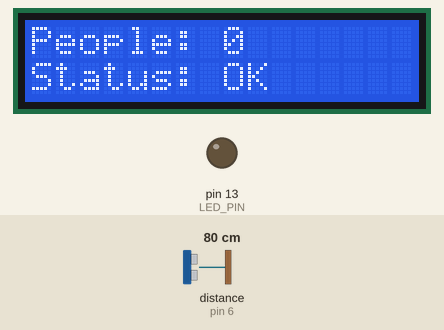
A sketch run on a simulated Arduino Uno, built with avr-gcc and run on an emulated ATmega328P. On the bench: 16×2 character LCD, output pins drawn as LEDs (lit = HIGH). Wiring (inferred from the names in the program): ultrasonic range finder: trigger pin 7; echo pin 6. The inputs (shaded band) are chosen by the test bench; at power-on: distance to the obstacle (sensor on pin 6) 80 cm. The echo pulse lasts 58.3 µs per cm; pins used as bus, display or sensor lines are not drawn; what the sketch prints to the serial monitor is not drawn.

Above: at 1.2 s.
1.3 s: distance to the obstacle (sensor on pin 6) set to 60 cm
At 3.1 s:
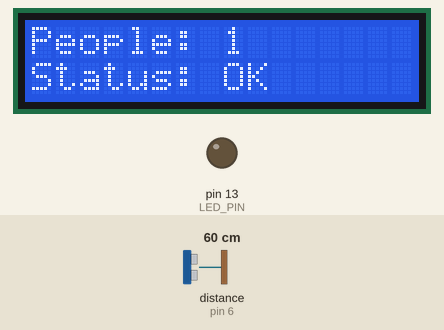
3.6 s: distance to the obstacle (sensor on pin 6) set to 2 cm
Timing chart, 0 to 6.6 s (numbered marks = the images above; inputs shaded):
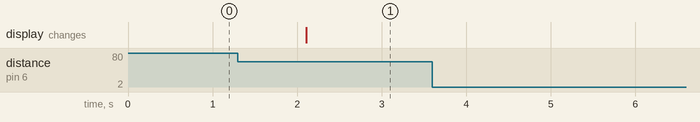

Measured:
- after the input at 1.3 s, the display: changes after 0.81 s (image 1)
- after the input at 3.6 s, every drawn part: stays the same

The sketch:

________Arduino_counter.ino
```cpp
 #include <Wire.h>
#include <LiquidCrystal_I2C.h>

#define TRIG_PIN 7
#define ECHO_PIN 6
#define LED_PIN 13

const int thresholdDistance = 60; // in cm
const unsigned long detectionCooldown = 2000;

int peopleCount = 0;
bool personDetected = false;
unsigned long lastDetectionTime = 0;

LiquidCrystal_I2C lcd(0x27, 16, 2); // Address may vary: 0x27 or 0x3F

void setup() {
  pinMode(TRIG_PIN, OUTPUT);
  pinMode(ECHO_PIN, INPUT);
  pinMode(LED_PIN, OUTPUT);

  Serial.begin(9600);
  lcd.init();
  lcd.backlight();

  lcd.setCursor(0, 0);
  lcd.print("People: 0");
  lcd.setCursor(0, 1);
  lcd.print("Status: OK");
}

long getDistance() {
  digitalWrite(TRIG_PIN, LOW);
  delayMicroseconds(2);
  digitalWrite(TRIG_PIN, HIGH);
  delayMicroseconds(10);
  digitalWrite(TRIG_PIN, LOW);
  long duration = pulseIn(ECHO_PIN, HIGH);
  return duration * 0.034 / 2;
}

void updateLCD() {
  lcd.setCursor(0, 0);
  lcd.print("People: ");
  lcd.print(peopleCount);
  lcd.print("   "); // clear old digits if needed

  lcd.setCursor(0, 1);
  if (peopleCount >= 10) {
    lcd.print("Status: CLEAN!  ");
    digitalWrite(LED_PIN, HIGH);
  } else {
    lcd.print("Status: OK      ");
    digitalWrite(LED_PIN, LOW);
  }
}

void loop() {
  long distance = getDistance();
  Serial.print("Distance: ");
  Serial.print(distance);
  Serial.println(" cm");

  if (distance < thresholdDistance && !personDetected && millis() - lastDetectionTime > detectionCooldown) {
    personDetected = true;
    peopleCount++;
    lastDetectionTime = millis();
    updateLCD();
  }

  if (distance > thresholdDistance) {
    personDetected = false;
  }

  delay(100);
}
```
